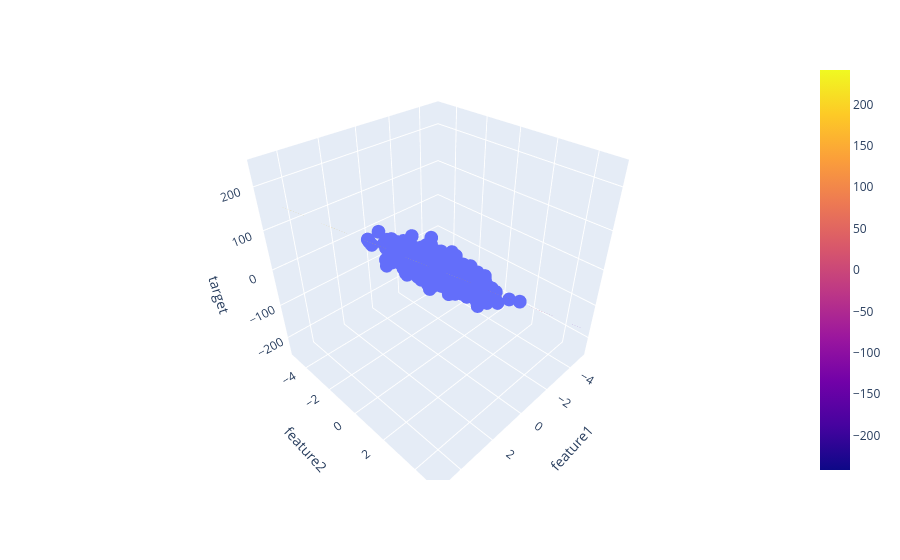

The notebook cell saved with this chart:
### Markdown cell above
<p>
<b>x = np.linspace(-5, 5, 10)</b>

Create values for feature 1 — Generate a range of possible values that will be used for the X-axis.
    
<b>y = np.linspace(-5, 5, 10)</b>

Create values for feature 2 — Generate a range of possible values that will be used for the Y-axis.

<b>xGrid, yGrid = np.meshgrid(x, y)</b>

Create a grid — Combine the feature 1 and feature 2 values to create many possible input combinations.

<b>final = np.vstack((xGrid.ravel().reshape(1,100),
                   yGrid.ravel().reshape(1,100))).T</b>

Prepare the input points — Arrange all those combinations into the format required by the trained model.

<b>z_final = lr.predict(final).reshape(10,10)</b>

Predict the target values — Give all the input combinations to the trained Linear Regression model to get predicted target values. And then we reshape the 100 predictions into the same 10 × 10 structure.
</p>

### Code cell
fig = px.scatter_3d(df, x='feature1', y='feature2', z='target')

fig.add_trace(go.Surface(x = x, y = y, z =z ))

#This tells to Take these feature1 values, these feature2 values,
#and these predicted target values, and create a surface.

fig.show()

### Figure 1 — Plotly figure (JSON) as saved in the notebook; plotly's stock layout.template omitted (floating-point values rounded to 4 significant figures; data arrays with more than 128 entries replaced by an {"elided": "..."} marker saying what was removed)
{"data": [{"hovertemplate": "feature1=%{x}<br>feature2=%{y}<br>target=%{z}<extra></extra>", "legendgroup": "", "marker": {"color": "#636efa", "symbol": "circle"}, "mode": "markers", "name": "", "scene": "scene", "showlegend": false, "type": "scatter3d", "x": {"elided": "1000 float values"}, "y": {"elided": "1000 float values"}, "z": {"elided": "1000 float values"}}, {"type": "surface", "x": [-5.0, -3.889, -2.778, -1.667, -0.5556, 0.5556, 1.667, 2.778, 3.889, 5.0], "y": [-5.0, -3.889, -2.778, -1.667, -0.5556, 0.5556, 1.667, 2.778, 3.889, 5.0], "z": [[-241.7, -196.1, -150.6, -105.0, -59.49, -13.94, 31.61, 77.16, 122.7, 168.3], [-233.6, -188.0, -142.5, -96.91, -51.36, -5.807, 39.74, 85.29, 130.8, 176.4], [-225.4, -179.9, -134.3, -88.77, -43.22, 2.327, 47.88, 93.43, 139.0, 184.5], [-217.3, -171.7, -126.2, -80.64, -35.09, 10.46, 56.01, 101.6, 147.1, 192.7], [-209.2, -163.6, -118.1, -72.5, -26.95, 18.6, 64.14, 109.7, 155.2, 200.8], [-201.0, -155.5, -109.9, -64.37, -18.82, 26.73, 72.28, 117.8, 163.4, 208.9], [-192.9, -147.3, -101.8, -56.24, -10.69, 34.86, 80.41, 126.0, 171.5, 217.1], [-184.8, -139.2, -93.65, -48.1, -2.553, 43.0, 88.55, 134.1, 179.6, 225.2], [-176.6, -131.1, -85.52, -39.97, 5.581, 51.13, 96.68, 142.2, 187.8, 233.3], [-168.5, -122.9, -77.38, -31.83, 13.71, 59.26, 104.8, 150.4, 195.9, 241.5]]}], "layout": {"legend": {"tracegroupgap": 0}, "margin": {"t": 60}, "scene": {"domain": {"x": [0, 1], "y": [0, 1]}, "xaxis": {"title": {"text": "feature1"}}, "yaxis": {"title": {"text": "feature2"}}, "zaxis": {"title": {"text": "target"}}}}}
